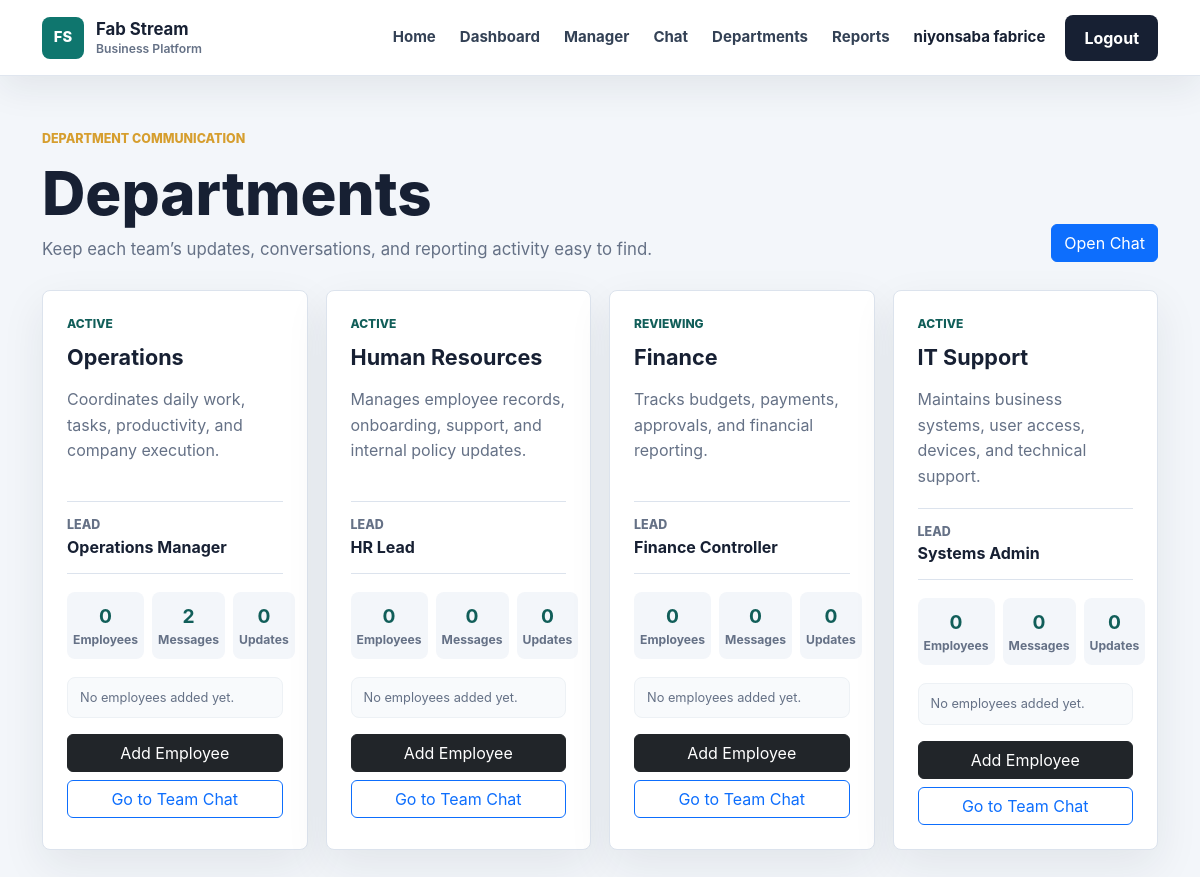
Before: /departments (signed in) with the older database file.
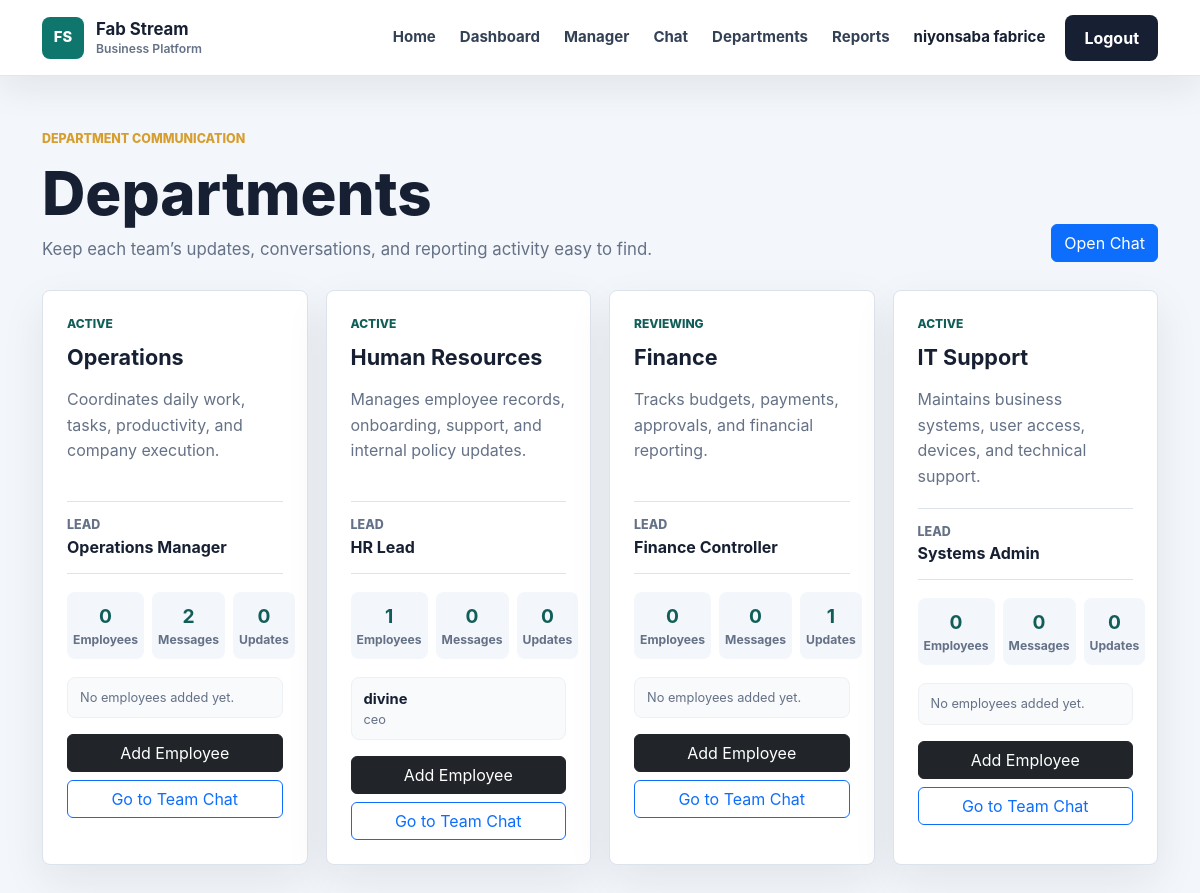
After: the same page with the newer database file.
### app/models.py (models this page shows, shortened)
class User(db.Model, UserMixin):
    id = db.Column(db.Integer, primary_key=True)
    username = db.Column(db.String(100), unique=True, nullable=False)
    email = db.Column(db.String(120), unique=True, nullable=False)
    password = db.Column(db.String(200), nullable=False)
    role = db.Column(db.String(20), default='employee')
    full_name = db.Column(db.String(120), nullable=True)
    employee_number = db.Column(db.String(40), unique=True, nullable=True)
    phone = db.Column(db.String(40), nullable=True)
    department = db.Column(db.String(80), nullable=True)
    position = db.Column(db.String(100), nullable=True)
    hire_date = db.Column(db.String(20), nullable=True)

### app/routes.py (the view)
@routes.route('/departments')
@login_required
def departments():
    department_stats = []
    for department in DEPARTMENTS:
        employee_count = User.query.filter_by(department=department['name']).count()
        employees = User.query.filter_by(department=department['name']).order_by(User.username.asc()).limit(4).all()
        report_count = ReportDocument.query.filter(ReportDocument.message.ilike(f"%{department['name']}%")).count()
        message_count = ChatMessage.query.filter_by(department=department['name']).count()
        update_count = CompanyUpdate.query.filter_by(department=department['name']).count()
        department_stats.append({
            **department,
            'employees': employee_count,
            'employee_preview': employees,
            'reports': report_count,
            'messages': message_count,
            'updates': update_count
        })
    return render_template('departments.html', departments=department_stats)

### app/__init__.py (called while the page is built)
def create_app():
    app = Flask(__name__)
    app.config.from_object(Config)
    app.config['UPLOAD_FOLDER'] = os.path.join(app.instance_path, app.config['UPLOAD_FOLDER'])
    os.makedirs(app.config['UPLOAD_FOLDER'], exist_ok=True)
    db.init_app(app)
    bcrypt.init_app(app)
    login_manager.init_app(app)
    socketio.init_app(app)
    from app.models import User
    @login_manager.user_loader
    def load_user(user_id):
        return User.query.get(int(user_id))
    from app.routes import routes
    app.register_blueprint(routes)
    with app.app_context():
        db.create_all()
        ensure_user_profile_columns()
    return app

### app/templates/departments.html (shortened to what this page needs)
{% extends 'base.html' %}
{% block content %}
<section class="app-page">
    <div class="container">
        <div class="app-header">
            <div>
                <p class="section-kicker">Department communication</p>
                <h1>Departments</h1>
                <p>Keep each team’s updates, conversations, and reporting activity easy to find.</p>
            </div>
            <a href="{{ url_for('routes.chat') }}" class="btn btn-primary">Open Chat</a>
        </div>
        <div class="department-grid">
            {% for department in departments %}
                <article class="department-card">
                    <div class="department-top">
                        <span>{{ department.status }}</span>
                        <strong>{{ department.name }}</strong>
                    </div>
                    <p>{{ department.summary }}</p>
                    <div class="department-lead">
                        <span>Lead</span>
                        <strong>{{ department.lead }}</strong>
                    </div>
                    <div class="department-metrics">
                        <div><strong>{{ department.employees }}</strong><span>Employees</span></div>
                        <div><strong>{{ department.messages }}</strong><span>Messages</span></div>
                        <div><strong>{{ department.updates }}</strong><span>Updates</span></div>
                    </div>
                    <div class="employee-preview">
                        {% for employee in department.employee_preview %}
                            <a href="{{ url_for('routes.employee_detail', employee_id=employee.id) }}">
                                <strong>{{ employee.full_name or employee.username }}</strong>
                                <span>{{ employee.position or 'Employee' }}</span>
                            </a>
                        {% else %}
                            <div class="employee-empty">No employees added yet.</div>
                        {% endfor %}
                    </div>
                    <button class="btn btn-dark w-100 mb-2" type="button" data-bs-toggle="collapse" data-bs-target="#add-employee-{{ loop.index }}" aria-expanded="false">
                        Add Employee
                    </button>
                    <a href="{{ url_for('routes.chat', department=department.name) }}" class="btn btn-outline-primary w-100">Go to Team Chat</a>
                </article>
            {% endfor %}
        </div>
    </div>
</section>
{% endblock %}

Changed rows visible on the page:
added User: full_name "divine", position "ceo"
Other visible differences:
new list line: "ACTIVE Human Resources Manages employee records, onboarding, support, and internal policy updates. LEAD HR Lead 1 Employees 0 Messages 0 Updates Add Employee Go to Team Chat"
new list line: "REVIEWING Finance Tracks budgets, payments, approvals, and financial reporting. LEAD Finance Controller 0 Employees 0 Messages 1 Updates No employees added yet. Add Employee Go to Team Chat"
list line gone: "ACTIVE Human Resources Manages employee records, onboarding, support, and internal policy updates. LEAD HR Lead 0 Employees 0 Messages 0 Updates No employees added yet. Add Employee Go to Team Chat"
list line gone: "REVIEWING Finance Tracks budgets, payments, approvals, and financial reporting. LEAD Finance Controller 0 Employees 0 Messages 0 Updates No employees added yet. Add Employee Go to Team Chat"
